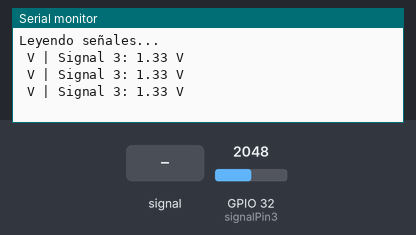
Bench run of a sketch on a simulated ESP32. Parts: the last lines printed to the serial monitor. Inputs (shaded band) come from the test bench; at power-on: GPIO 32 (signalPin3) = 2048.

Above: at 1.3 s.
1.4 s: GPIO 32 (signalPin3) fed a 200 Hz sine of ±327 counts around its level
At 1.9 s:
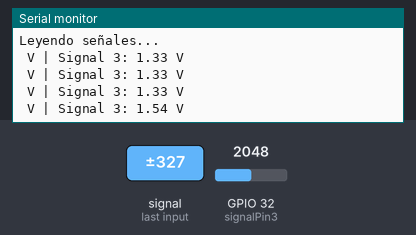
2.9 s: GPIO 32 (signalPin3) set to 2866
At 3.4 s:
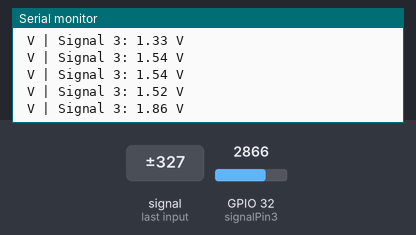
4.4 s: GPIO 32 (signalPin3) fed a 1000 Hz sine of ±1023 counts around its level
At 4.9 s:
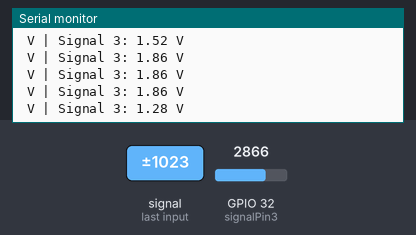
5.9 s: GPIO 32 (signalPin3) set to 3603
At 6.4 s:
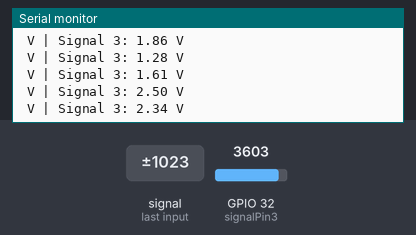
Timing chart, 0 to 8.4 s (numbered marks = the images above; inputs shaded):
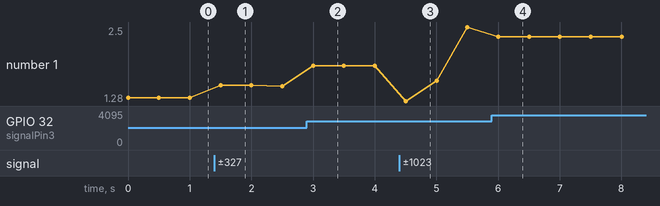

The sketch:

digitalizacion2.ino
```cpp
const int signalPin3 = 32; // GPIO para señal 3

// Factor de conversión de lectura ADC a voltios
const float adcToVolts = 3.3 / 4095.0; // 3.3V es el voltaje de referencia del ADC

void setup() {
  Serial.begin(115200); // Inicializa la comunicación serie
  while (!Serial);      // Espera a que el puerto serie esté listo
  Serial.println("Leyendo señales...");
}

void loop() {
  // Leer valores analógicos
  int signal3 = analogReadMilliVolts(signalPin3);


  float voltage3 = signal3 * adcToVolts;

  Serial.print(" V | Signal 3: ");
  Serial.print(voltage3, 2);
  Serial.println(" V");

  delay(500); // Espera 500 ms entre lecturas
}
```

Measured:
- after the input at 1.4 s, the serial monitor: prints a new line after 0.10 s (image 1)
- after the input at 2.9 s, the serial monitor: prints a new line after 0.10 s (image 2)
- after the input at 4.4 s, the serial monitor: prints a new line after 0.10 s (image 3)
- after the input at 5.9 s, the serial monitor: prints a new line after 0.10 s (image 4)
- plotted number 1: 1.33 → 1.52 after the input at 1.4 s, 1.52 → 1.86 after the input at 2.9 s, 1.86 → 2.5 after the input at 4.4 s, 2.5 → 2.34 after the input at 5.9 s
